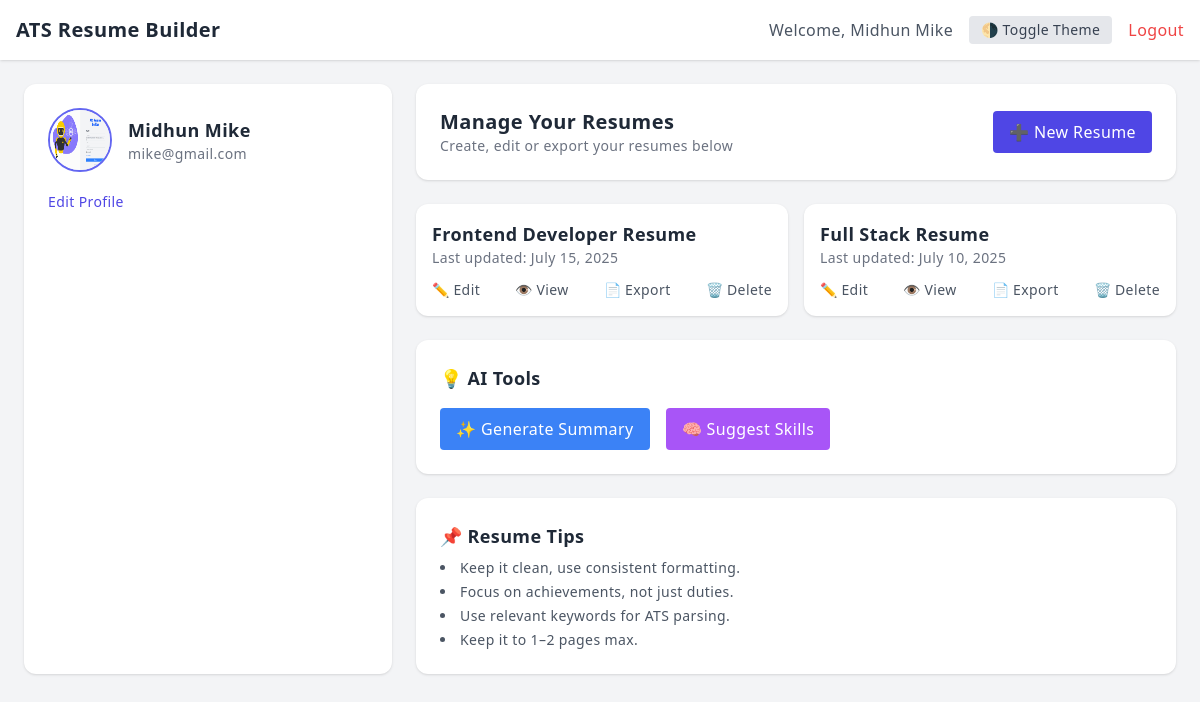
The app's page /home/ (signed in) with its own data.
### accounts/models.py (models this page shows, shortened)
class ProfileModel(models.Model):
    user = models.OneToOneField(User, on_delete=models.CASCADE)
    name = models.CharField(max_length=50, blank=True)
    location = models.CharField(max_length=50, blank=True)
    image = models.ImageField(null=True, upload_to=user_directory)
    email = models.EmailField(blank=True)
    phone_number = models.BigIntegerField(blank=True, null=True)
    github = models.CharField(max_length=50, blank=True)
    linkedin = models.CharField(max_length=50, blank=True)

### accounts/views.py (the view)
# urls.py: path('home/',home_view, name='home'),
@login_required
def home_view(request):
    profile = request.user.profilemodel
    return render(request,'views/home.html',{'profile':profile})

### accounts/templates/views/home.html (shortened to what this page needs)
<!DOCTYPE html>
{% load static %}
<html lang="en" class="transition-colors duration-300">
<head>
  <script src="https://cdn.tailwindcss.com"></script>
</head>
<body class="bg-gray-100 dark:bg-gray-900 dark:text-gray-100 font-sans leading-relaxed tracking-wide">
  <header class="bg-white dark:bg-gray-800 shadow p-4 flex justify-between items-center">
    <h1 class="text-xl font-bold text-gray-800 dark:text-white">ATS Resume Builder</h1>
    <div class="flex items-center space-x-4">
      <span class="text-gray-600 dark:text-gray-300">Welcome, {{profile.name}}</span>
      <button onclick="toggleTheme()" class="bg-gray-200 dark:bg-gray-700 text-gray-700 dark:text-gray-200 px-3 py-1 rounded text-sm">
        🌗 Toggle Theme
      </button>
      <a href="{% url 'logout' %}" class="text-red-500 hover:underline">Logout</a>
    </div>
  </header>
  <div class="grid grid-cols-1 lg:grid-cols-3 gap-6 p-6 max-w-7xl mx-auto">
    <div class="lg:col-span-1 bg-white dark:bg-gray-800 rounded-xl shadow p-6">
      <div class="flex items-center space-x-4">
        <img src="{{profile.image.url}}" alt="Profile" class="w-16 h-16 rounded-full border-2 border-indigo-500" />
        <div>
          <h2 class="text-lg font-semibold text-gray-800 dark:text-white"> {{profile.name}}</h2>
          <p class="text-sm text-gray-500 dark:text-gray-300"> {{profile.email}}</p>
        </div>
      </div>
      <div class="mt-4">
        <a href="#" class="text-indigo-600 hover:underline text-sm">Edit Profile</a>
      </div>
    </div>
    <div class="lg:col-span-2 space-y-6">
      <div class="bg-white dark:bg-gray-800 rounded-xl shadow p-6 flex justify-between items-center">
        <div>
          <h2 class="text-xl font-semibold text-gray-800 dark:text-white">Manage Your Resumes</h2>
          <p class="text-sm text-gray-500 dark:text-gray-300">Create, edit or export your resumes below</p>
        </div>
        <a href="{% url 'create' %}" class="bg-indigo-600 text-white px-4 py-2 rounded hover:bg-indigo-700 transition">
          ➕ New Resume
        </a>
      </div>
      <div class="grid md:grid-cols-2 gap-4">
        <div class="bg-white dark:bg-gray-800 shadow rounded-xl p-4">
          <h3 class="text-lg font-bold text-gray-800 dark:text-white">Frontend Developer Resume</h3>
          <p class="text-sm text-gray-500 dark:text-gray-300 mb-2">Last updated: July 15, 2025</p>
          <div class="flex justify-between mt-3 text-sm text-gray-600 dark:text-gray-300 space-x-2">
            <a href="#" class="hover:text-indigo-500">✏️ Edit</a>
            <a href="#" class="hover:text-blue-500">👁️ View</a>
            <a href="#" class="hover:text-green-500">📄 Export</a>
            <a href="#" class="hover:text-red-500">🗑️ Delete</a>
          </div>
        </div>
        <div class="bg-white dark:bg-gray-800 shadow rounded-xl p-4">
          <h3 class="text-lg font-bold text-gray-800 dark:text-white">Full Stack Resume</h3>
          <p class="text-sm text-gray-500 dark:text-gray-300 mb-2">Last updated: July 10, 2025</p>
          <div class="flex justify-between mt-3 text-sm text-gray-600 dark:text-gray-300 space-x-2">
            <a href="#" class="hover:text-indigo-500">✏️ Edit</a>
            <a href="#" class="hover:text-blue-500">👁️ View</a>
            <a href="#" class="hover:text-green-500">📄 Export</a>
            <a href="#" class="hover:text-red-500">🗑️ Delete</a>
          </div>
        </div>
      </div>
      <div class="bg-white dark:bg-gray-800 rounded-xl shadow p-6">
        <h2 class="text-lg font-semibold text-gray-800 dark:text-white mb-4">💡 AI Tools</h2>
        <div class="flex flex-wrap gap-4">
          <a href="#" class="bg-blue-500 text-white px-4 py-2 rounded hover:bg-blue-600">✨ Generate Summary</a>
          <a href="#" class="bg-purple-500 text-white px-4 py-2 rounded hover:bg-purple-600">🧠 Suggest Skills</a>
        </div>
      </div>
      <div class="bg-white dark:bg-gray-800 rounded-xl shadow p-6">
        <h2 class="text-lg font-semibold text-gray-800 dark:text-white mb-2">📌 Resume Tips</h2>
        <ul class="list-disc list-inside text-sm text-gray-600 dark:text-gray-300 space-y-1">
          <li>Keep it clean, use consistent formatting.</li>
          <li>Focus on achievements, not just duties.</li>
          <li>Use relevant keywords for ATS parsing.</li>
          <li>Keep it to 1–2 pages max.</li>
        </ul>
      </div>
    </div>
  </div>
</body>
</html>

### records on screen
ProfileModel: name "Midhun Mike", image (picture), email "mike@gmail.com"
